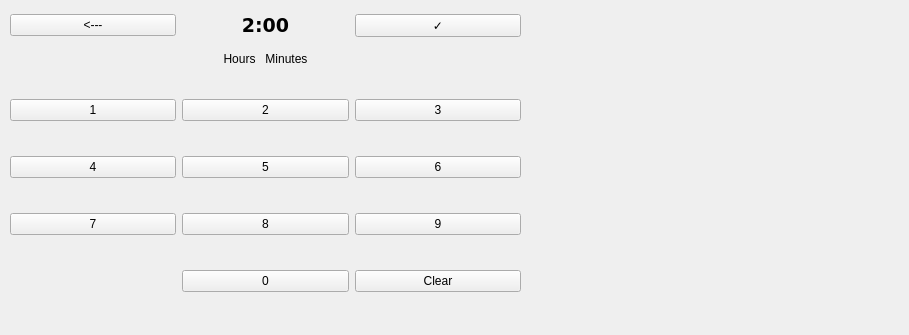
<?xml version="1.0" encoding="UTF-8"?>
<ui version="4.0">
 <class>DurationInputScreen</class>
 <widget class="QWidget" name="DurationInputScreen">
  <property name="geometry">
   <rect>
    <x>0</x>
    <y>0</y>
    <width>909</width>
    <height>335</height>
   </rect>
  </property>
  <property name="windowTitle">
   <string>Form</string>
  </property>
  <widget class="QWidget" name="gridLayoutWidget">
   <property name="geometry">
    <rect>
     <x>10</x>
     <y>0</y>
     <width>511</width>
     <height>51</height>
    </rect>
   </property>
   <layout class="QGridLayout" name="gridLayout">
    <item row="0" column="0">
     <widget class="QPushButton" name="backButton">
      <property name="text">
       <string>&lt;---</string>
      </property>
     </widget>
    </item>
    <item row="0" column="1">
     <widget class="QLabel" name="labelDurationValue">
      <property name="font">
       <font>
        <family>DejaVu Sans</family>
        <pointsize>14</pointsize>
        <weight>75</weight>
        <bold>true</bold>
       </font>
      </property>
      <property name="text">
       <string>2:00</string>
      </property>
      <property name="alignment">
       <set>Qt::AlignCenter</set>
      </property>
     </widget>
    </item>
    <item row="0" column="2">
     <widget class="QPushButton" name="confirmButton">
      <property name="text">
       <string>✓</string>
      </property>
     </widget>
    </item>
   </layout>
  </widget>
  <widget class="QLabel" name="label">
   <property name="geometry">
    <rect>
     <x>180</x>
     <y>50</y>
     <width>171</width>
     <height>17</height>
    </rect>
   </property>
   <property name="text">
    <string>Hours   Minutes</string>
   </property>
   <property name="alignment">
    <set>Qt::AlignCenter</set>
   </property>
  </widget>
  <widget class="QWidget" name="gridLayoutWidget_2">
   <property name="geometry">
    <rect>
     <x>10</x>
     <y>70</y>
     <width>511</width>
     <height>251</height>
    </rect>
   </property>
   <layout class="QGridLayout" name="gridLayout_2">
    <item row="0" column="0">
     <widget class="QPushButton" name="btn1">
      <property name="text">
       <string>1</string>
      </property>
     </widget>
    </item>
    <item row="1" column="1">
     <widget class="QPushButton" name="btn5">
      <property name="text">
       <string>5</string>
      </property>
     </widget>
    </item>
    <item row="2" column="0">
     <widget class="QPushButton" name="btn7">
      <property name="text">
       <string>7</string>
      </property>
     </widget>
    </item>
    <item row="1" column="0">
     <widget class="QPushButton" name="btn4">
      <property name="text">
       <string>4</string>
      </property>
     </widget>
    </item>
    <item row="0" column="1">
     <widget class="QPushButton" name="btn2">
      <property name="text">
       <string>2</string>
      </property>
     </widget>
    </item>
    <item row="2" column="1">
     <widget class="QPushButton" name="btn8">
      <property name="text">
       <string>8</string>
      </property>
     </widget>
    </item>
    <item row="0" column="2">
     <widget class="QPushButton" name="btn3">
      <property name="text">
       <string>3</string>
      </property>
     </widget>
    </item>
    <item row="1" column="2">
     <widget class="QPushButton" name="btn6">
      <property name="text">
       <string>6</string>
      </property>
     </widget>
    </item>
    <item row="2" column="2">
     <widget class="QPushButton" name="btn9">
      <property name="enabled">
       <bool>true</bool>
      </property>
      <property name="text">
       <string>9</string>
      </property>
     </widget>
    </item>
    <item row="3" column="2">
     <widget class="QPushButton" name="clearButton">
      <property name="text">
       <string>Clear</string>
      </property>
     </widget>
    </item>
    <item row="3" column="1">
     <widget class="QPushButton" name="btn0">
      <property name="enabled">
       <bool>true</bool>
      </property>
      <property name="text">
       <string>0</string>
      </property>
     </widget>
    </item>
   </layout>
  </widget>
 </widget>
 <resources/>
 <connections/>
</ui>
